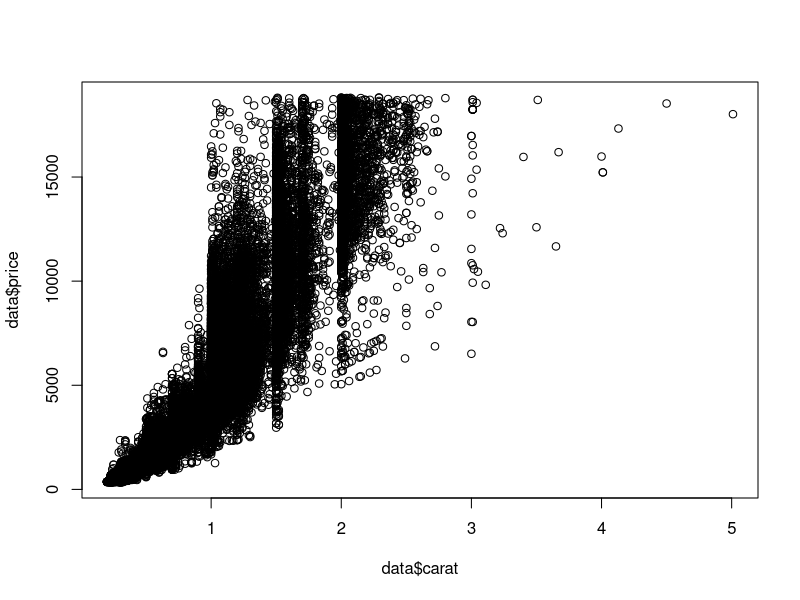
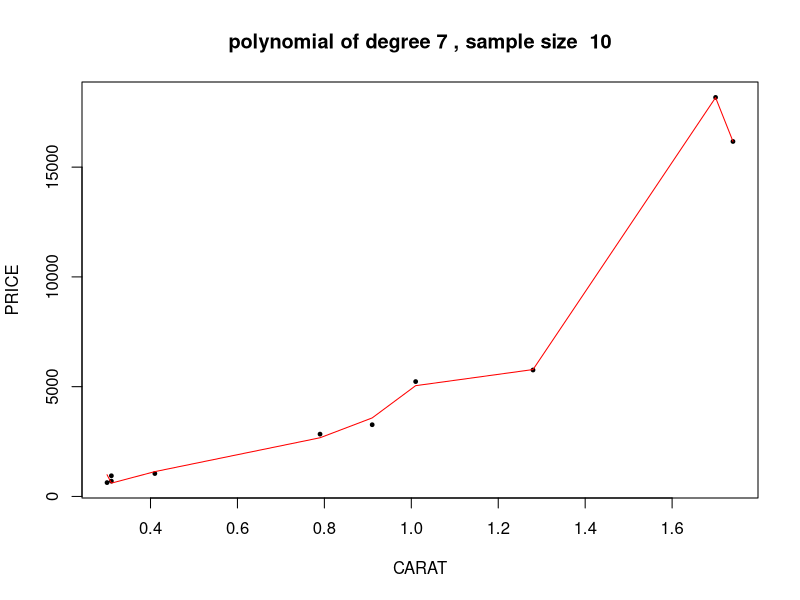
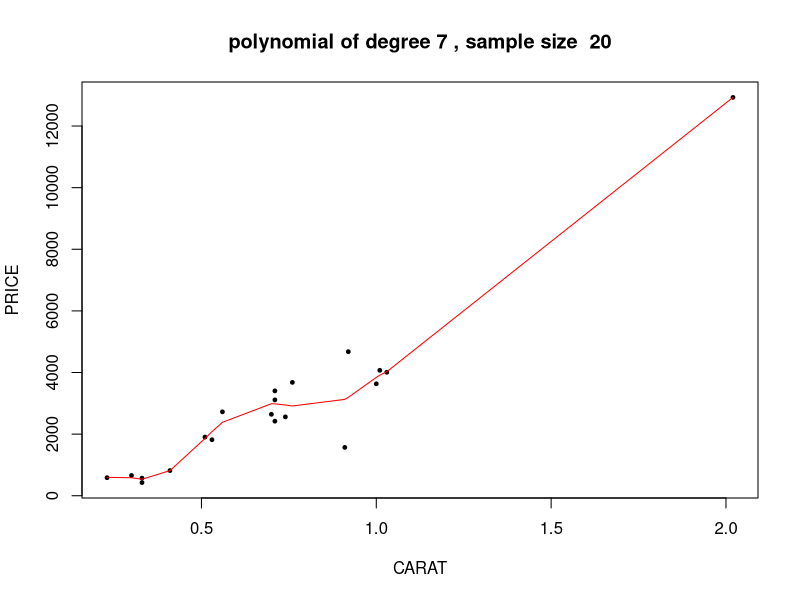
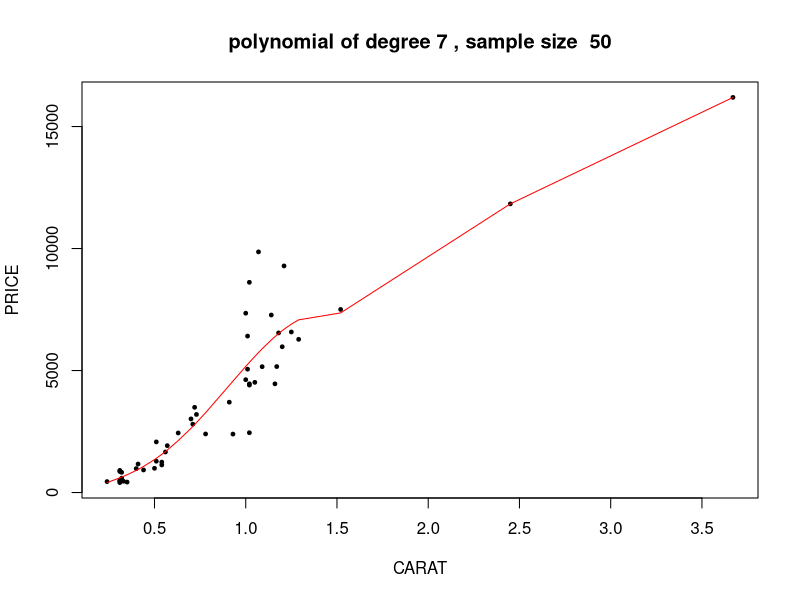
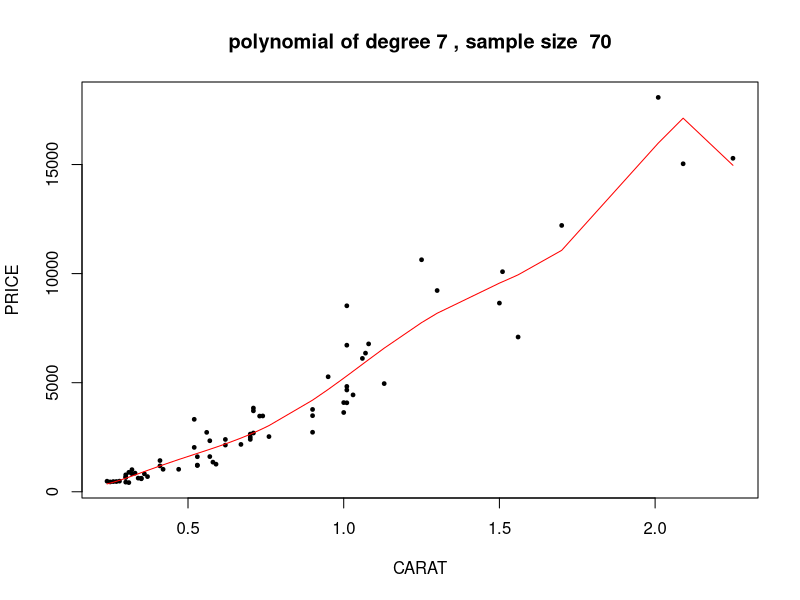
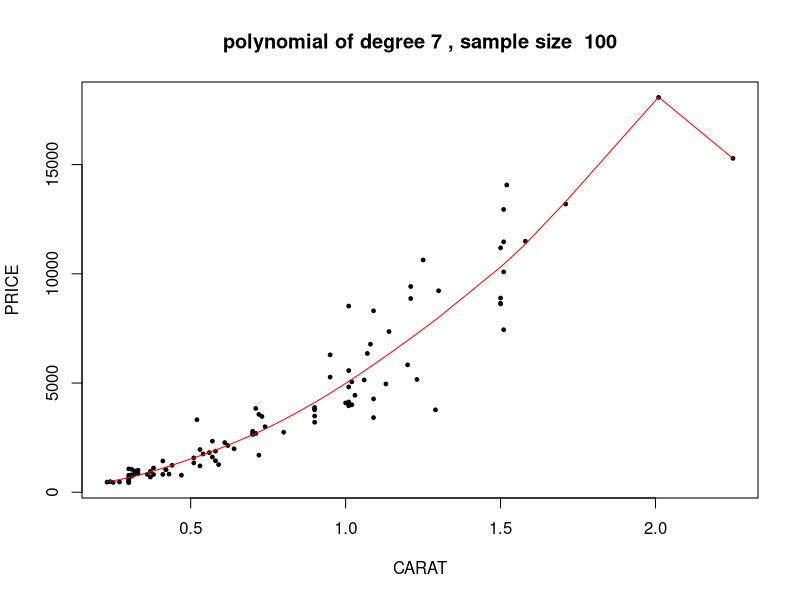
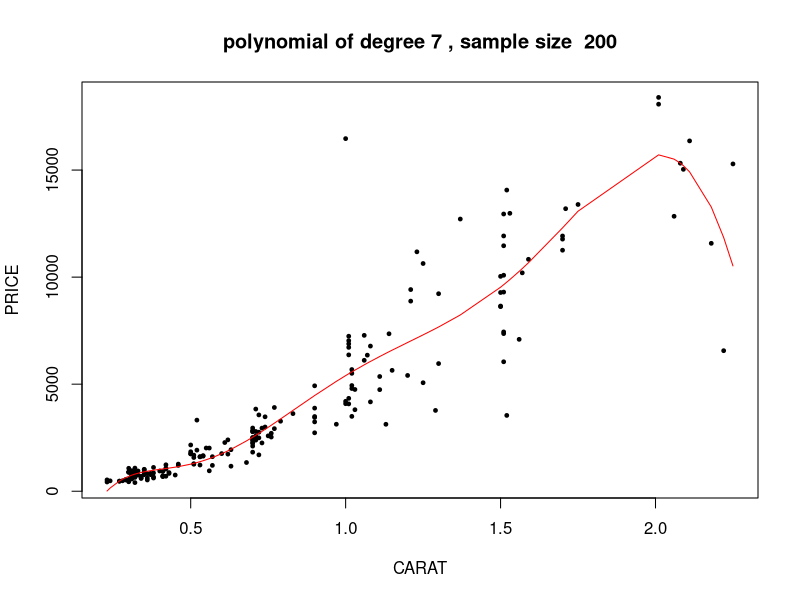
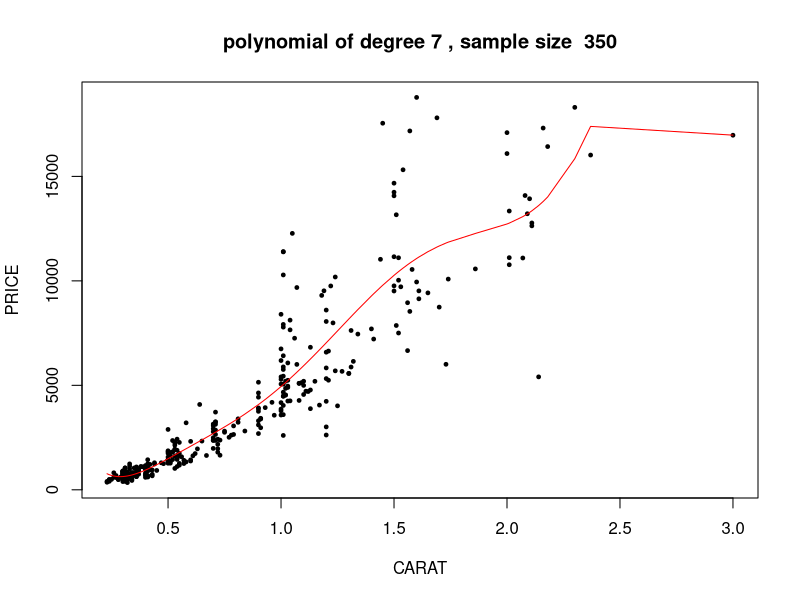

Source code (R) for these figures, in order:
library(MASS)
library(ggplot2)
data<-diamonds
summary(data)
plot(data$carat,data$price)

##################################################################################
  #problem 1
##################################################################################

test_error<-c()
sample_size<- c(10,20,50,70,100,200,350)
for (i in sample_size){
  rand1 = sample(1:nrow(data),2*i)
  data1 = data[rand1, c("carat","price") ]
  setwd("F:\\R")
  set.seed(40)
  rand = sample(1:nrow(data1),i)
  train = data1[rand, c("carat","price") ]
  test = data1[-rand, c("carat","price") ]
  #MOdel of Order 7
  
    
  m1 <- lm(price ~ carat + I(carat^2) + I(carat^3) + I(carat^4) + I(carat^5) 
             + I(carat^6) + I(carat^7), train)
  
  #PLOTTING THE MODEL OVER THE DATA
  graph_name <- "polynomial of degree 7"
  additional<- ", sample size "
  format<-".jpg"
  name<-paste(graph_name,additional,i,format)
  jpeg(name)
  
  plot(train$carat,train$price, pch=19, cex=0.5,main = paste(graph_name,additional,i),xlab = "CARAT",ylab = "PRICE" )
  lines(sort(train$carat), fitted(m1)[order(train$carat)], col='red', type='l',pch=20) 
  
  dev.off()
  
  #TRAIN AND TEST ACCURACY
  sum(m1$residuals^2)
  pred = predict(m1, newdata=test)
  error_test<-sum((pred-test$price)^2)
  test_error<-append(test_error,error_test)
}
setwd("F:\\R")
jpeg("Error Vs Sample.jpg")
plot(sample_size,test_error, pch=19, cex=0.5,main = paste("Error Vs Sample Size, ","Polynomial of order 7"),xlab = "Sample Size",ylab = "Test Error" )
lines(sample_size,test_error, col='red', type='l',pch=20)
dev.off()



##################################################################################
  #problem 2
##################################################################################


complexity<-c(1,2,7,8,9,10)
data_parts = c("data_q1","data_q2","data_q3","data_q4")
sample_size<-c(20,100)
rand = sample(1:nrow(data),nrow(data)/2)
data_h1 = data[rand, c("carat","price") ]
data_h2 = data[-rand, c("carat","price") ]

rand1 = sample(1:nrow(data_h1),nrow(data_h1)/2)
rand2 = sample(1:nrow(data_h2),nrow(data_h2)/2)

data_q1 = data_h1[rand1, c("carat","price") ]
data_q2 = data_h1[-rand1, c("carat","price") ]
data_q3 = data_h2[rand2, c("carat","price") ]
data_q4 = data_h2[-rand2, c("carat","price") ]

assign(data_parts[1],data_q1)
assign(data_parts[2],data_q2)
assign(data_parts[3],data_q3)
assign(data_parts[4],data_q4)

color=c("red","NA","NA","NA","NA","Black","Green","Grey","Blue","Magenta")
  
for (samplesz in sample_size){
  RSS20<-c()
  RSS100<-c()
  RMSE20<-c()
  RMSE100<-c()
  for (dataname in data_parts){
  set.seed(samplesz)
  rand0 = sample(1:nrow(get(dataname)),2*samplesz)
  datanw = get(dataname)[rand0, c("carat","price") ]
  randnw = sample(1:nrow(datanw),samplesz)
  train = datanw[randnw, c("carat","price") ]
  test = datanw[-randnw, c("carat","price") ]
  
  
  graph_name1 <- "polynomial of degree (1,2,7,8,9,10)"
  additional1<- ", sample size "
  format<-".jpg"
  
  jpeg(paste(graph_name1,additional1,samplesz,", ",dataname,format))
  plot(train$carat,train$price, pch=19, cex=0.5,
  main = paste("Sample size ",samplesz,", polynomial of orders (1,2,7,8,9,10)"),
  xlab = "CARAT",ylab = "PRICE" )
  model = "price~carat"
  poly_mod0<-lm(as.formula(model),train)

  #TRAIN AND TEST ACCURACY
  sum(poly_mod0$residuals^2)
  pred = predict(poly_mod0, newdata=test)
  error_test<-sum((pred-test$price)^2)
  rmse<-sqrt(error_test/samplesz)
  
  if (samplesz == 20){
  RSS20<-append(RSS20,error_test)
  RMSE20<-append(RMSE20,rmse)
  } else if (samplesz == 100) {
  RSS100<-append(RSS100,error_test)
  RMSE100<-append(RMSE100,rmse)
  }

  lines(sort(train$carat), fitted(poly_mod0)[order(train$carat)],
        col='red', type='l',pch=20)
  for (i in c(2,7:10)){
    model1=""
  for (j in c(2:i)){
    model1<-paste(model1," + I(carat^",j,")",sep = "")
  }
  x <- paste(model,model1,sep = "")
  poly_mod<-lm(as.formula(x),train)
  
  #TRAIN AND TEST ACCURACY
  sum(poly_mod$residuals^2)
  pred = predict(poly_mod, newdata=test)
  error_test<-sum((pred-test$price)^2)
  rmse<-sqrt(error_test/samplesz)
  
  if (samplesz == 20){
  RSS20<-append(RSS20,error_test)
  RMSE20<-append(RMSE20,rmse)
  } else if (samplesz == 100) {
  RSS100<-append(RSS100,error_test)
  RMSE100<-append(RMSE100,rmse)
  }
  
  lines(sort(train$carat), fitted(poly_mod)[order(train$carat)],
        col = color[i], type='l',pch=20)
  }
  legend("topleft", legend=c("Order 1","Order 2","Order 7","Order 8","Order 9","Order 10"),
       col=c("red","Black","Green","Grey","Blue","Magenta"),lty =c(1,2,7:10),cex = 0.5 )
  dev.off()
  }
  
}
  
  jpeg("RMSE VS model complexity, sample size 20.jpg")
  plot(complexity,RMSE20[1:6], pch=19, cex=0.5,
  main = paste("RMSE VS model complexity, sample 20 ", "polynomials(1,2,7,8,9,10)"),
  xlab = "Order of polynomial",ylab = "RMSE" )
  lines(complexity,RMSE20[1:6], col='red', type='l',pch=20)
  dev.off()

  jpeg("RMSE VS model complexity, sample size 100.jpg")
  plot(complexity,RMSE100[1:6], pch=19, cex=0.5,
  main = paste("RMSE VS model complexity, sample 100 ", "polynomials(1,2,7,8,9,10)"),
  xlab = "Order of polynomial",ylab = "RMSE" )
  lines(complexity,RMSE100[1:6], col='red', type='l',pch=20)
  dev.off()
  
  jpeg("RSS VS model complexity, sample size 20.jpg")
  plot(complexity,RSS20[1:6], pch=19, cex=0.5,
  main = paste("RSS VS model complexity, sample 20  ",", polynomials(1,2,7,8,9,10)"),
  xlab = "Order of polynomial",ylab = "RSS" )
  lines(complexity,RSS20[1:6], col='red', type='l',pch=20)
  dev.off()
  
  jpeg("RSS VS model complexity, sample size 100.jpg")
  plot(complexity,RSS100[1:6], pch=19, cex=0.5,
  main = paste("RSS VS model complexity, sample 100  ",", polynomials(1,2,7,8,9,10)"),
  xlab = "Order of polynomial",ylab = "RSS" )
  lines(complexity,RSS100[1:6], col='red', type='l',pch=20)
  dev.off()
